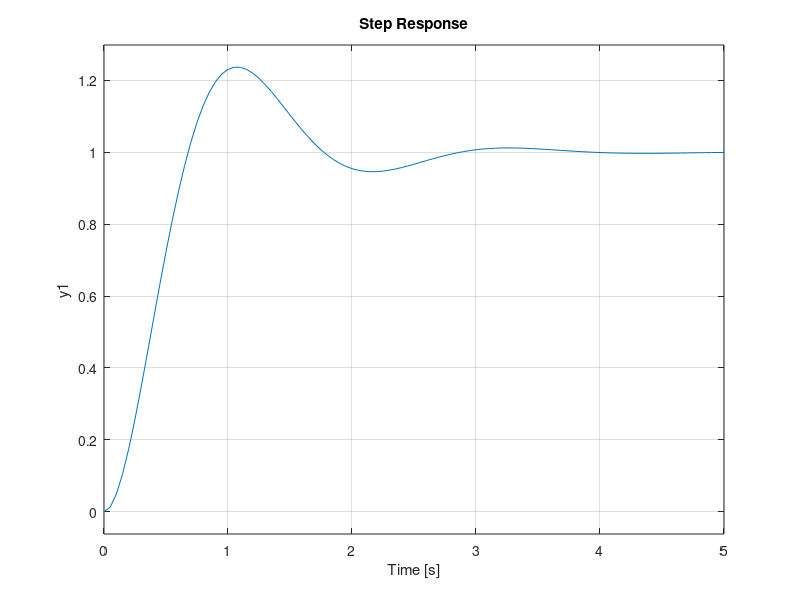

The MATLAB source for this figure:
close all
clear all
clc

KP=1;
KI=5;
KD=0;

GDC = tf([5*10^-2], conv([0.5 3], [9*10^-3 2*10^-2]) + [0 0 (5*10^-2)^2]);
GPID = pid(KP, KI, KD);
Go = feedback(GPID * GDC, 1);
step(Go)
